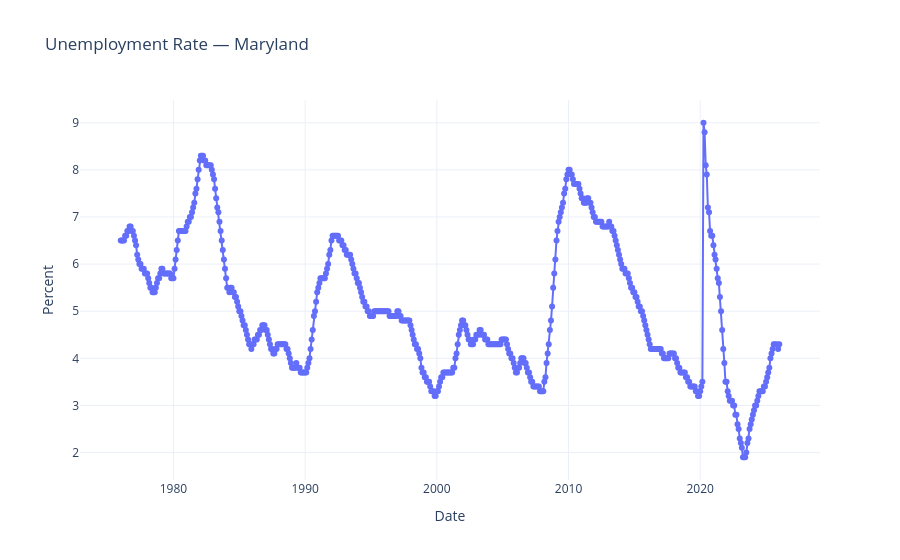

The notebook cell this image was saved under:
### Code cell
title = FRED_SERIES_TITLES["unemployment_rate"]
df_m = labor_df[labor_df["metric"] == title].sort_values("date")

fig = go.Figure()
fig.add_trace(go.Scatter(
    x=df_m["date"],
    y=df_m["value"],
    mode="lines+markers",
    name="Unemployment Rate"
))

fig.update_layout(
    title="Unemployment Rate — Maryland",
    xaxis_title="Date",
    yaxis_title="Percent",
    template="plotly_white"
)

fig.show()

### Figure 1 — Plotly figure (JSON) as saved in the notebook; plotly's stock layout.template omitted (floating-point values rounded to 4 significant figures; data arrays with more than 128 entries replaced by an {"elided": "..."} marker saying what was removed)
{"data": [{"mode": "lines+markers", "name": "Unemployment Rate", "type": "scatter", "x": {"elided": "600 str values"}, "y": {"elided": "600 float values"}}], "layout": {"title": {"text": "Unemployment Rate — Maryland"}, "xaxis": {"title": {"text": "Date"}}, "yaxis": {"title": {"text": "Percent"}}}}
